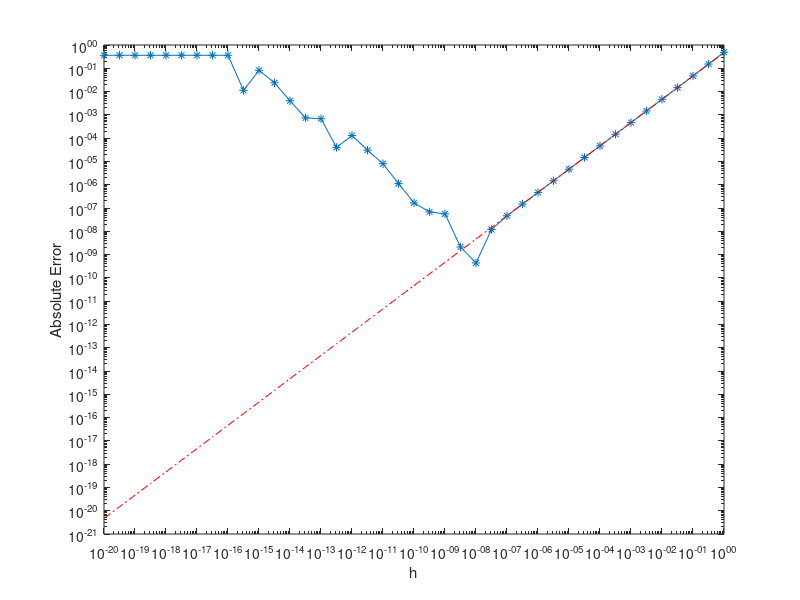

Reproduce this figure in MATLAB.
x0=1.2
f0=sin(x0);
fp=cos(x0)
i=-20:0.5:0;
h=10.^i
err=abs(fp-(sin(x0+h)-f0)./h);
d_err=f0/2*h; %true error using calculus
loglog(h,err,'-*')
hold on 
loglog(h,d_err,'r-.')
xlabel('h')
ylabel('Absolute Error')
